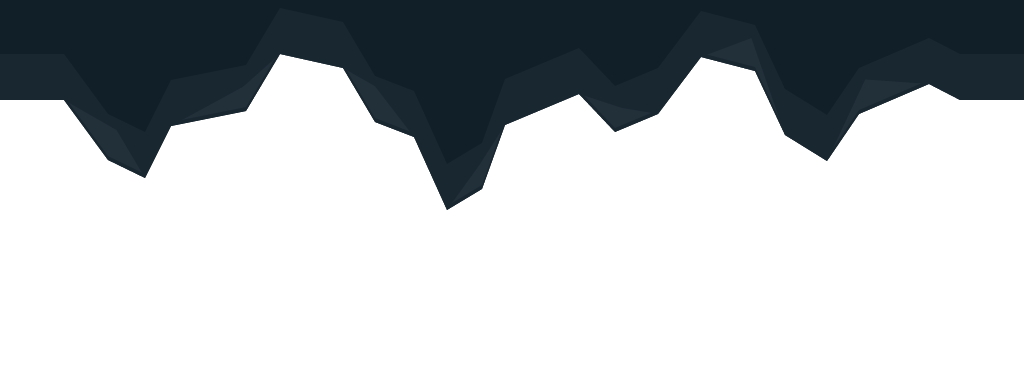
#> input picture assets/campaign/source/cave-backwall-far.png, 1024 x 384 px
$ python surface-render-pixels.py ../assets/campaign/source/cave-backwall-far.png ../assets/campaign/source/cave-backwall-near.png
#> lines starting #> are read from the running program, lines starting #| are printed output that depends on the picture; long printed decimals are rounded
"""Compare real GPU surface sprites to a CPU draw of their production atlas frames."""
import json
import sys
from PIL import Image, ImageChops, ImageFilter, ImageStat

actual = Image.open(sys.argv[1]).convert("RGB")
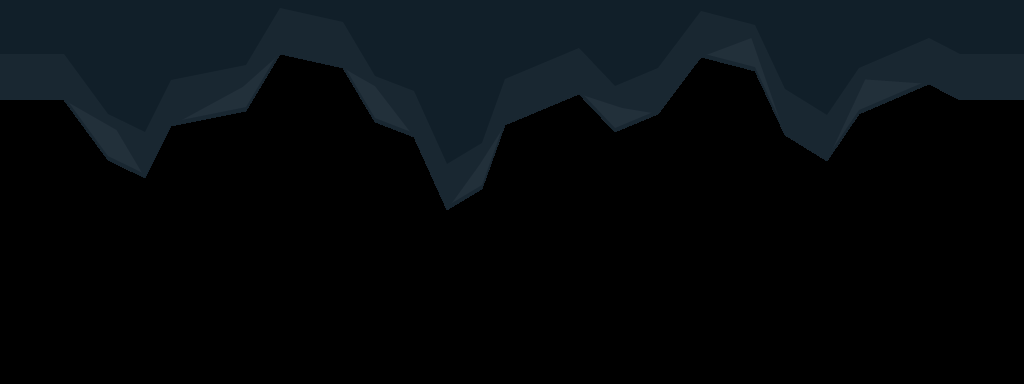
#> actual: PIL image 1024x384 RGB; mean R, G, B 6.2, 10.4, 13.4
source = Image.open(sys.argv[2]).convert("RGBA")
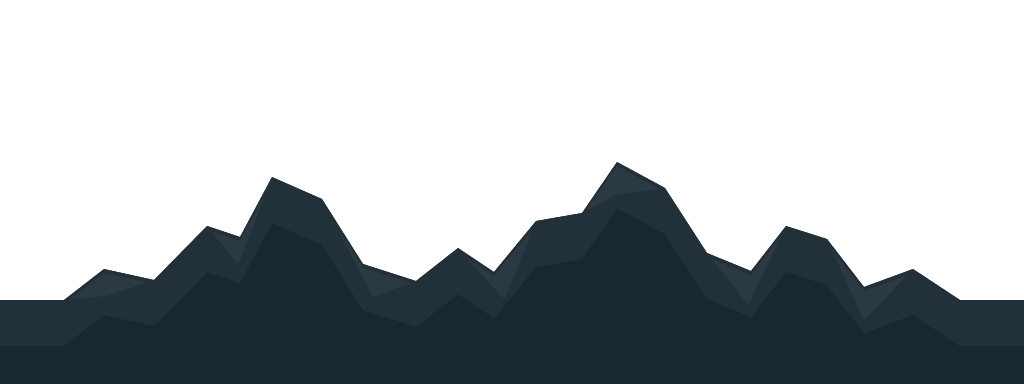
#> input picture assets/campaign/source/cave-backwall-near.png, 1024 x 384 px
#> source is the input picture: PIL image 1024x384 RGBA; mean R, G, B, A 10, 14.9, 18.4, 89.1
assert actual.size == source.size, (actual.size, source.size)
expected = Image.new("RGBA", source.size, (23, 35, 43, 255))
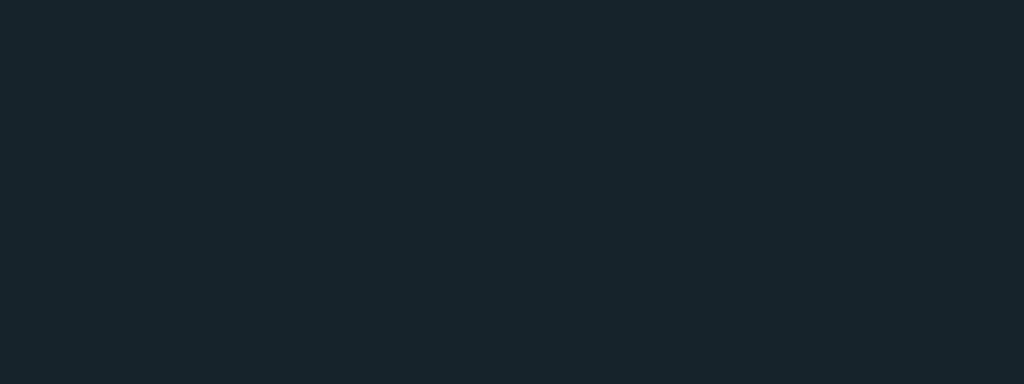
#> expected: PIL image 1024x384 RGBA; mean R, G, B, A 23, 35, 43, 255
expected.alpha_composite(source)
diff = ImageChops.difference(actual, expected.convert("RGB"))
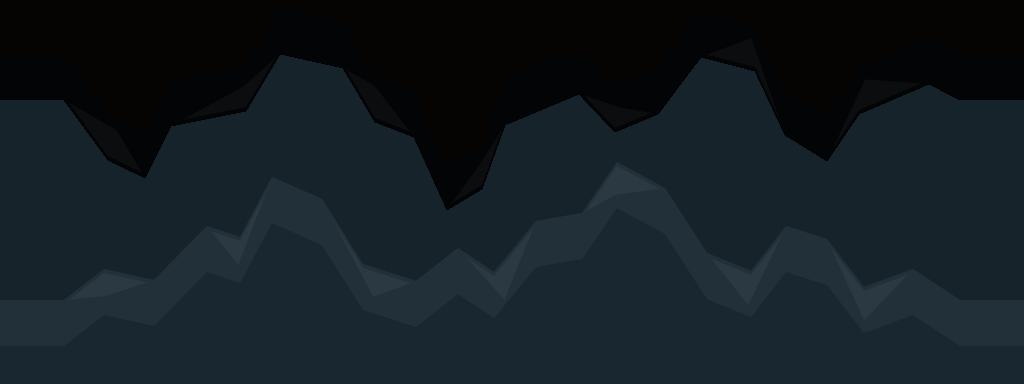
#> diff: PIL image 1024x384 RGB; mean R, G, B 19.5, 28.5, 34.7
histogram = diff.histogram()
#> histogram = 768 values, max 138042 at index 23, min 0 at index 12, mean 1536
histogram = [sum(histogram[channel * 256 + value] for channel in range(3)) for value in range(256)]
#> histogram = 256 values, max 144001 at index 43, min 0 at index 16, mean 4608
total = sum(histogram)
#> total = 1179648
cumulative = 0
p95 = 0
for value, count in enumerate(histogram):
    cumulative += count
    if cumulative >= total * .95:
        p95 = value
        break
#> this loop made 50 passes
#> (count, cumulative, p95) on pass 50: (89768, 1124804, 49)
#> (count, cumulative) on passes 1 to 6: (1176, 1176), (1260, 2436), (108574, 111010), (1466, 112476), (108762, 221238), (1203, 222441)
#> after the loop, cumulative = 1124804
transparent = opaque = clear_errors = opaque_errors = 0
# Compare opaque interiors separately from outline resampling. The whole-image
# mean still includes every edge; different browser rasterizers need not draw
# a one-pixel diagonal identically to Canvas2D to preserve the actual artwork.
expected_rgb = expected.convert("RGB")
high = expected_rgb.filter(ImageFilter.MaxFilter(3))
low = expected_rgb.filter(ImageFilter.MinFilter(3))
for got, want, rgba, hi, lo in zip(actual.getdata(), expected_rgb.getdata(), source.getdata(), high.getdata(), low.getdata()):
    error = max(abs(a - b) for a, b in zip(got, want))
    if rgba[3] == 0:
        transparent += 1
        clear_errors += error > 12
    if rgba[3] == 255 and max(a - b for a, b in zip(hi, lo)) <= 12:
        opaque += 1
        opaque_errors += error > 35
#> after the loop, clear_errors = 144423; opaque = 135880; opaque_errors = 135880; transparent = 255415
print(json.dumps({
    "meanChannelError": sum(ImageStat.Stat(diff).mean) / 3,
    "p95ChannelError": p95,
    "transparentPixels": transparent,
    "transparentMismatchFraction": clear_errors / max(1, transparent),
    "opaquePixels": opaque,
    "opaqueMismatchFraction": opaque_errors / max(1, opaque),
}))
#| {"meanChannelError": 27.584, "p95ChannelError": 49, "transparentPixels": 255415, "transparentMismatchFraction": 0.5654, "opaquePixels": 135880, "opaqueMismatchFraction": 1.0}
